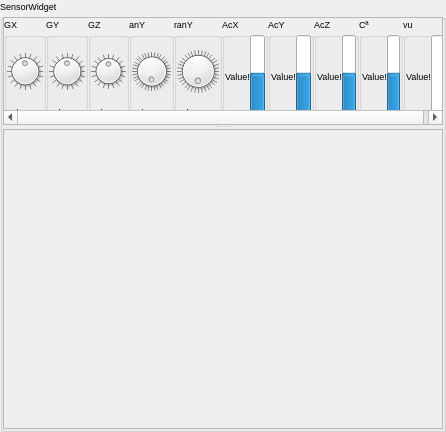
<?xml version="1.0" encoding="UTF-8"?>
<ui version="4.0">
 <class>sensorsWidget</class>
 <widget class="QGroupBox" name="sensorsWidget">
  <property name="geometry">
   <rect>
    <x>0</x>
    <y>0</y>
    <width>446</width>
    <height>432</height>
   </rect>
  </property>
  <property name="font">
   <font>
    <pointsize>7</pointsize>
   </font>
  </property>
  <property name="windowTitle">
   <string>GroupBox</string>
  </property>
  <property name="title">
   <string>SensorWidget</string>
  </property>
  <layout class="QVBoxLayout" name="verticalLayout_7">
   <property name="spacing">
    <number>0</number>
   </property>
   <property name="leftMargin">
    <number>0</number>
   </property>
   <property name="topMargin">
    <number>0</number>
   </property>
   <property name="rightMargin">
    <number>0</number>
   </property>
   <property name="bottomMargin">
    <number>0</number>
   </property>
   <item>
    <widget class="QSplitter" name="splitter">
     <property name="orientation">
      <enum>Qt::Vertical</enum>
     </property>
     <widget class="QScrollArea" name="scrollArea">
      <property name="minimumSize">
       <size>
        <width>440</width>
        <height>105</height>
       </size>
      </property>
      <property name="verticalScrollBarPolicy">
       <enum>Qt::ScrollBarAlwaysOff</enum>
      </property>
      <property name="sizeAdjustPolicy">
       <enum>QAbstractScrollArea::AdjustToContents</enum>
      </property>
      <property name="widgetResizable">
       <bool>true</bool>
      </property>
      <widget class="QWidget" name="scrollAreaWidgetContents">
       <property name="geometry">
        <rect>
         <x>0</x>
         <y>0</y>
         <width>465</width>
         <height>110</height>
        </rect>
       </property>
       <layout class="QHBoxLayout" name="horizontalLayout_7">
        <property name="spacing">
         <number>0</number>
        </property>
        <property name="sizeConstraint">
         <enum>QLayout::SetMaximumSize</enum>
        </property>
        <property name="leftMargin">
         <number>0</number>
        </property>
        <property name="topMargin">
         <number>0</number>
        </property>
        <property name="rightMargin">
         <number>0</number>
        </property>
        <property name="bottomMargin">
         <number>0</number>
        </property>
        <item>
         <widget class="QGroupBox" name="groupBox">
          <property name="sizePolicy">
           <sizepolicy hsizetype="Preferred" vsizetype="Maximum">
            <horstretch>0</horstretch>
            <verstretch>0</verstretch>
           </sizepolicy>
          </property>
          <property name="title">
           <string>GX</string>
          </property>
          <property name="checkable">
           <bool>false</bool>
          </property>
          <layout class="QVBoxLayout" name="verticalLayout">
           <property name="spacing">
            <number>0</number>
           </property>
           <property name="sizeConstraint">
            <enum>QLayout::SetMaximumSize</enum>
           </property>
           <property name="leftMargin">
            <number>0</number>
           </property>
           <property name="topMargin">
            <number>0</number>
           </property>
           <property name="rightMargin">
            <number>0</number>
           </property>
           <property name="bottomMargin">
            <number>0</number>
           </property>
           <item>
            <widget class="QDial" name="dial_gx">
             <property name="sizePolicy">
              <sizepolicy hsizetype="Maximum" vsizetype="Maximum">
               <horstretch>0</horstretch>
               <verstretch>0</verstretch>
              </sizepolicy>
             </property>
             <property name="minimumSize">
              <size>
               <width>16</width>
               <height>16</height>
              </size>
             </property>
             <property name="maximumSize">
              <size>
               <width>256</width>
               <height>256</height>
              </size>
             </property>
             <property name="sizeIncrement">
              <size>
               <width>1</width>
               <height>1</height>
              </size>
             </property>
             <property name="minimum">
              <number>-32768</number>
             </property>
             <property name="maximum">
              <number>32768</number>
             </property>
             <property name="wrapping">
              <bool>true</bool>
             </property>
             <property name="notchTarget">
              <double>50.000000000000000</double>
             </property>
             <property name="notchesVisible">
              <bool>true</bool>
             </property>
            </widget>
           </item>
           <item>
            <widget class="QLabel" name="valueLabel_gx">
             <property name="text">
              <string>value!</string>
             </property>
            </widget>
           </item>
          </layout>
         </widget>
        </item>
        <item>
         <widget class="QGroupBox" name="groupBox_2">
          <property name="sizePolicy">
           <sizepolicy hsizetype="Preferred" vsizetype="Maximum">
            <horstretch>0</horstretch>
            <verstretch>0</verstretch>
           </sizepolicy>
          </property>
          <property name="title">
           <string>GY</string>
          </property>
          <layout class="QVBoxLayout" name="verticalLayout_2">
           <property name="spacing">
            <number>0</number>
           </property>
           <property name="sizeConstraint">
            <enum>QLayout::SetMaximumSize</enum>
           </property>
           <property name="leftMargin">
            <number>0</number>
           </property>
           <property name="topMargin">
            <number>0</number>
           </property>
           <property name="rightMargin">
            <number>0</number>
           </property>
           <property name="bottomMargin">
            <number>0</number>
           </property>
           <item>
            <widget class="QDial" name="dial_gy">
             <property name="sizePolicy">
              <sizepolicy hsizetype="Maximum" vsizetype="Maximum">
               <horstretch>0</horstretch>
               <verstretch>0</verstretch>
              </sizepolicy>
             </property>
             <property name="minimumSize">
              <size>
               <width>16</width>
               <height>16</height>
              </size>
             </property>
             <property name="maximumSize">
              <size>
               <width>256</width>
               <height>256</height>
              </size>
             </property>
             <property name="sizeIncrement">
              <size>
               <width>1</width>
               <height>1</height>
              </size>
             </property>
             <property name="minimum">
              <number>-32768</number>
             </property>
             <property name="maximum">
              <number>32768</number>
             </property>
             <property name="wrapping">
              <bool>true</bool>
             </property>
             <property name="notchTarget">
              <double>50.000000000000000</double>
             </property>
             <property name="notchesVisible">
              <bool>true</bool>
             </property>
            </widget>
           </item>
           <item>
            <widget class="QLabel" name="valueLabel_gy">
             <property name="text">
              <string>value!</string>
             </property>
            </widget>
           </item>
          </layout>
         </widget>
        </item>
        <item>
         <widget class="QGroupBox" name="groupBox_3">
          <property name="sizePolicy">
           <sizepolicy hsizetype="Preferred" vsizetype="Maximum">
            <horstretch>0</horstretch>
            <verstretch>0</verstretch>
           </sizepolicy>
          </property>
          <property name="title">
           <string>GZ</string>
          </property>
          <layout class="QVBoxLayout" name="verticalLayout_3">
           <property name="spacing">
            <number>0</number>
           </property>
           <property name="sizeConstraint">
            <enum>QLayout::SetMaximumSize</enum>
           </property>
           <property name="leftMargin">
            <number>0</number>
           </property>
           <property name="topMargin">
            <number>0</number>
           </property>
           <property name="rightMargin">
            <number>0</number>
           </property>
           <property name="bottomMargin">
            <number>0</number>
           </property>
           <item>
            <widget class="QDial" name="dial_gz">
             <property name="sizePolicy">
              <sizepolicy hsizetype="Maximum" vsizetype="Maximum">
               <horstretch>0</horstretch>
               <verstretch>0</verstretch>
              </sizepolicy>
             </property>
             <property name="minimumSize">
              <size>
               <width>16</width>
               <height>16</height>
              </size>
             </property>
             <property name="maximumSize">
              <size>
               <width>256</width>
               <height>256</height>
              </size>
             </property>
             <property name="sizeIncrement">
              <size>
               <width>1</width>
               <height>1</height>
              </size>
             </property>
             <property name="minimum">
              <number>-32768</number>
             </property>
             <property name="maximum">
              <number>32768</number>
             </property>
             <property name="wrapping">
              <bool>true</bool>
             </property>
             <property name="notchTarget">
              <double>50.000000000000000</double>
             </property>
             <property name="notchesVisible">
              <bool>true</bool>
             </property>
            </widget>
           </item>
           <item>
            <widget class="QLabel" name="valueLabel_gz">
             <property name="text">
              <string>value!</string>
             </property>
            </widget>
           </item>
          </layout>
         </widget>
        </item>
        <item>
         <widget class="QGroupBox" name="groupBox_8">
          <property name="sizePolicy">
           <sizepolicy hsizetype="Preferred" vsizetype="Maximum">
            <horstretch>0</horstretch>
            <verstretch>0</verstretch>
           </sizepolicy>
          </property>
          <property name="title">
           <string>anY</string>
          </property>
          <layout class="QVBoxLayout" name="verticalLayout_4">
           <property name="spacing">
            <number>0</number>
           </property>
           <property name="sizeConstraint">
            <enum>QLayout::SetMaximumSize</enum>
           </property>
           <property name="leftMargin">
            <number>0</number>
           </property>
           <property name="topMargin">
            <number>0</number>
           </property>
           <property name="rightMargin">
            <number>0</number>
           </property>
           <property name="bottomMargin">
            <number>0</number>
           </property>
           <item>
            <widget class="QDial" name="dial_angleY">
             <property name="sizePolicy">
              <sizepolicy hsizetype="Maximum" vsizetype="Maximum">
               <horstretch>0</horstretch>
               <verstretch>0</verstretch>
              </sizepolicy>
             </property>
             <property name="minimumSize">
              <size>
               <width>16</width>
               <height>16</height>
              </size>
             </property>
             <property name="maximumSize">
              <size>
               <width>256</width>
               <height>256</height>
              </size>
             </property>
             <property name="sizeIncrement">
              <size>
               <width>1</width>
               <height>1</height>
              </size>
             </property>
             <property name="minimum">
              <number>0</number>
             </property>
             <property name="maximum">
              <number>360</number>
             </property>
             <property name="wrapping">
              <bool>true</bool>
             </property>
             <property name="notchTarget">
              <double>10.000000000000000</double>
             </property>
             <property name="notchesVisible">
              <bool>true</bool>
             </property>
            </widget>
           </item>
           <item>
            <widget class="QLabel" name="valueLabel_angleY">
             <property name="text">
              <string>value!</string>
             </property>
            </widget>
           </item>
          </layout>
         </widget>
        </item>
        <item>
         <widget class="QGroupBox" name="groupBox_9">
          <property name="sizePolicy">
           <sizepolicy hsizetype="Preferred" vsizetype="Maximum">
            <horstretch>0</horstretch>
            <verstretch>0</verstretch>
           </sizepolicy>
          </property>
          <property name="title">
           <string>ranY</string>
          </property>
          <layout class="QVBoxLayout" name="verticalLayout_6">
           <property name="spacing">
            <number>0</number>
           </property>
           <property name="sizeConstraint">
            <enum>QLayout::SetMaximumSize</enum>
           </property>
           <property name="leftMargin">
            <number>0</number>
           </property>
           <property name="topMargin">
            <number>0</number>
           </property>
           <property name="rightMargin">
            <number>0</number>
           </property>
           <property name="bottomMargin">
            <number>0</number>
           </property>
           <item>
            <widget class="QDial" name="dial_rangleY">
             <property name="sizePolicy">
              <sizepolicy hsizetype="Maximum" vsizetype="Maximum">
               <horstretch>0</horstretch>
               <verstretch>0</verstretch>
              </sizepolicy>
             </property>
             <property name="minimumSize">
              <size>
               <width>16</width>
               <height>16</height>
              </size>
             </property>
             <property name="maximumSize">
              <size>
               <width>256</width>
               <height>256</height>
              </size>
             </property>
             <property name="sizeIncrement">
              <size>
               <width>1</width>
               <height>1</height>
              </size>
             </property>
             <property name="minimum">
              <number>0</number>
             </property>
             <property name="maximum">
              <number>360</number>
             </property>
             <property name="wrapping">
              <bool>true</bool>
             </property>
             <property name="notchTarget">
              <double>10.000000000000000</double>
             </property>
             <property name="notchesVisible">
              <bool>true</bool>
             </property>
            </widget>
           </item>
           <item>
            <widget class="QLabel" name="valueLabel_rAngleY">
             <property name="text">
              <string>value!</string>
             </property>
            </widget>
           </item>
          </layout>
         </widget>
        </item>
        <item>
         <widget class="QGroupBox" name="groupBox_5">
          <property name="sizePolicy">
           <sizepolicy hsizetype="Preferred" vsizetype="Maximum">
            <horstretch>0</horstretch>
            <verstretch>0</verstretch>
           </sizepolicy>
          </property>
          <property name="title">
           <string>AcX</string>
          </property>
          <layout class="QHBoxLayout" name="horizontalLayout_2">
           <property name="spacing">
            <number>0</number>
           </property>
           <property name="sizeConstraint">
            <enum>QLayout::SetMaximumSize</enum>
           </property>
           <property name="leftMargin">
            <number>0</number>
           </property>
           <property name="topMargin">
            <number>0</number>
           </property>
           <property name="rightMargin">
            <number>0</number>
           </property>
           <property name="bottomMargin">
            <number>0</number>
           </property>
           <item>
            <widget class="QLabel" name="valueLabel_acx">
             <property name="text">
              <string>Value!</string>
             </property>
            </widget>
           </item>
           <item>
            <widget class="QProgressBar" name="progressBar_acx">
             <property name="sizePolicy">
              <sizepolicy hsizetype="Maximum" vsizetype="Maximum">
               <horstretch>0</horstretch>
               <verstretch>0</verstretch>
              </sizepolicy>
             </property>
             <property name="maximumSize">
              <size>
               <width>256</width>
               <height>256</height>
              </size>
             </property>
             <property name="minimum">
              <number>-32768</number>
             </property>
             <property name="maximum">
              <number>32768</number>
             </property>
             <property name="value">
              <number>0</number>
             </property>
             <property name="textVisible">
              <bool>false</bool>
             </property>
             <property name="orientation">
              <enum>Qt::Vertical</enum>
             </property>
             <property name="textDirection">
              <enum>QProgressBar::TopToBottom</enum>
             </property>
            </widget>
           </item>
          </layout>
         </widget>
        </item>
        <item>
         <widget class="QGroupBox" name="groupBox_7">
          <property name="sizePolicy">
           <sizepolicy hsizetype="Preferred" vsizetype="Maximum">
            <horstretch>0</horstretch>
            <verstretch>0</verstretch>
           </sizepolicy>
          </property>
          <property name="title">
           <string>AcY</string>
          </property>
          <layout class="QHBoxLayout" name="horizontalLayout_4">
           <property name="spacing">
            <number>0</number>
           </property>
           <property name="sizeConstraint">
            <enum>QLayout::SetMaximumSize</enum>
           </property>
           <property name="leftMargin">
            <number>0</number>
           </property>
           <property name="topMargin">
            <number>0</number>
           </property>
           <property name="rightMargin">
            <number>0</number>
           </property>
           <property name="bottomMargin">
            <number>0</number>
           </property>
           <item>
            <widget class="QLabel" name="valueLabel_acy">
             <property name="text">
              <string>Value!</string>
             </property>
            </widget>
           </item>
           <item>
            <widget class="QProgressBar" name="progressBar_acy">
             <property name="sizePolicy">
              <sizepolicy hsizetype="Maximum" vsizetype="Maximum">
               <horstretch>0</horstretch>
               <verstretch>0</verstretch>
              </sizepolicy>
             </property>
             <property name="maximumSize">
              <size>
               <width>256</width>
               <height>256</height>
              </size>
             </property>
             <property name="minimum">
              <number>-32768</number>
             </property>
             <property name="maximum">
              <number>32768</number>
             </property>
             <property name="value">
              <number>0</number>
             </property>
             <property name="textVisible">
              <bool>false</bool>
             </property>
             <property name="orientation">
              <enum>Qt::Vertical</enum>
             </property>
             <property name="textDirection">
              <enum>QProgressBar::TopToBottom</enum>
             </property>
            </widget>
           </item>
          </layout>
         </widget>
        </item>
        <item>
         <widget class="QGroupBox" name="groupBox_4">
          <property name="sizePolicy">
           <sizepolicy hsizetype="Preferred" vsizetype="Maximum">
            <horstretch>0</horstretch>
            <verstretch>0</verstretch>
           </sizepolicy>
          </property>
          <property name="title">
           <string>AcZ</string>
          </property>
          <layout class="QHBoxLayout" name="horizontalLayout">
           <property name="spacing">
            <number>0</number>
           </property>
           <property name="sizeConstraint">
            <enum>QLayout::SetMaximumSize</enum>
           </property>
           <property name="leftMargin">
            <number>0</number>
           </property>
           <property name="topMargin">
            <number>0</number>
           </property>
           <property name="rightMargin">
            <number>0</number>
           </property>
           <property name="bottomMargin">
            <number>0</number>
           </property>
           <item>
            <widget class="QLabel" name="valueLabel_acz">
             <property name="text">
              <string>Value!</string>
             </property>
            </widget>
           </item>
           <item>
            <widget class="QProgressBar" name="progressBar_acz">
             <property name="sizePolicy">
              <sizepolicy hsizetype="Maximum" vsizetype="Maximum">
               <horstretch>0</horstretch>
               <verstretch>0</verstretch>
              </sizepolicy>
             </property>
             <property name="maximumSize">
              <size>
               <width>256</width>
               <height>256</height>
              </size>
             </property>
             <property name="minimum">
              <number>-32768</number>
             </property>
             <property name="maximum">
              <number>32768</number>
             </property>
             <property name="value">
              <number>0</number>
             </property>
             <property name="textVisible">
              <bool>false</bool>
             </property>
             <property name="orientation">
              <enum>Qt::Vertical</enum>
             </property>
             <property name="textDirection">
              <enum>QProgressBar::TopToBottom</enum>
             </property>
            </widget>
           </item>
          </layout>
         </widget>
        </item>
        <item>
         <widget class="QGroupBox" name="groupBox_6">
          <property name="sizePolicy">
           <sizepolicy hsizetype="Preferred" vsizetype="Maximum">
            <horstretch>0</horstretch>
            <verstretch>0</verstretch>
           </sizepolicy>
          </property>
          <property name="title">
           <string>Cª</string>
          </property>
          <layout class="QHBoxLayout" name="horizontalLayout_3">
           <property name="spacing">
            <number>0</number>
           </property>
           <property name="sizeConstraint">
            <enum>QLayout::SetMaximumSize</enum>
           </property>
           <property name="leftMargin">
            <number>0</number>
           </property>
           <property name="topMargin">
            <number>0</number>
           </property>
           <property name="rightMargin">
            <number>0</number>
           </property>
           <property name="bottomMargin">
            <number>0</number>
           </property>
           <item>
            <widget class="QLabel" name="valueLabel_temp">
             <property name="text">
              <string>Value!</string>
             </property>
            </widget>
           </item>
           <item>
            <widget class="QProgressBar" name="progressBar_temp">
             <property name="sizePolicy">
              <sizepolicy hsizetype="Maximum" vsizetype="Maximum">
               <horstretch>0</horstretch>
               <verstretch>0</verstretch>
              </sizepolicy>
             </property>
             <property name="maximumSize">
              <size>
               <width>256</width>
               <height>256</height>
              </size>
             </property>
             <property name="minimum">
              <number>-32768</number>
             </property>
             <property name="maximum">
              <number>32768</number>
             </property>
             <property name="value">
              <number>0</number>
             </property>
             <property name="textVisible">
              <bool>false</bool>
             </property>
             <property name="orientation">
              <enum>Qt::Vertical</enum>
             </property>
             <property name="textDirection">
              <enum>QProgressBar::TopToBottom</enum>
             </property>
            </widget>
           </item>
          </layout>
         </widget>
        </item>
        <item>
         <widget class="QGroupBox" name="groupBox_">
          <property name="sizePolicy">
           <sizepolicy hsizetype="Preferred" vsizetype="Maximum">
            <horstretch>0</horstretch>
            <verstretch>0</verstretch>
           </sizepolicy>
          </property>
          <property name="title">
           <string>vu</string>
          </property>
          <layout class="QHBoxLayout" name="horizontalLayout_5">
           <property name="spacing">
            <number>0</number>
           </property>
           <property name="sizeConstraint">
            <enum>QLayout::SetMaximumSize</enum>
           </property>
           <property name="leftMargin">
            <number>0</number>
           </property>
           <property name="topMargin">
            <number>0</number>
           </property>
           <property name="rightMargin">
            <number>0</number>
           </property>
           <property name="bottomMargin">
            <number>0</number>
           </property>
           <item>
            <widget class="QLabel" name="valueLabel_vuLevel">
             <property name="text">
              <string>Value!</string>
             </property>
            </widget>
           </item>
           <item>
            <widget class="QProgressBar" name="progressBar_vuLevel">
             <property name="sizePolicy">
              <sizepolicy hsizetype="Maximum" vsizetype="Maximum">
               <horstretch>0</horstretch>
               <verstretch>0</verstretch>
              </sizepolicy>
             </property>
             <property name="maximumSize">
              <size>
               <width>256</width>
               <height>256</height>
              </size>
             </property>
             <property name="minimum">
              <number>0</number>
             </property>
             <property name="maximum">
              <number>1024</number>
             </property>
             <property name="value">
              <number>0</number>
             </property>
             <property name="textVisible">
              <bool>false</bool>
             </property>
             <property name="orientation">
              <enum>Qt::Vertical</enum>
             </property>
             <property name="textDirection">
              <enum>QProgressBar::TopToBottom</enum>
             </property>
            </widget>
           </item>
          </layout>
         </widget>
        </item>
       </layout>
      </widget>
     </widget>
     <widget class="QScrollArea" name="scrollArea_2">
      <property name="minimumSize">
       <size>
        <width>400</width>
        <height>300</height>
       </size>
      </property>
      <property name="font">
       <font>
        <pointsize>8</pointsize>
       </font>
      </property>
      <property name="widgetResizable">
       <bool>true</bool>
      </property>
      <widget class="QWidget" name="graficos">
       <property name="geometry">
        <rect>
         <x>0</x>
         <y>0</y>
         <width>438</width>
         <height>298</height>
        </rect>
       </property>
       <layout class="QVBoxLayout" name="verticalLayout_5">
        <property name="spacing">
         <number>2</number>
        </property>
        <property name="leftMargin">
         <number>0</number>
        </property>
        <property name="topMargin">
         <number>0</number>
        </property>
        <property name="rightMargin">
         <number>0</number>
        </property>
        <property name="bottomMargin">
         <number>0</number>
        </property>
       </layout>
      </widget>
     </widget>
    </widget>
   </item>
  </layout>
 </widget>
 <resources/>
 <connections/>
</ui>
